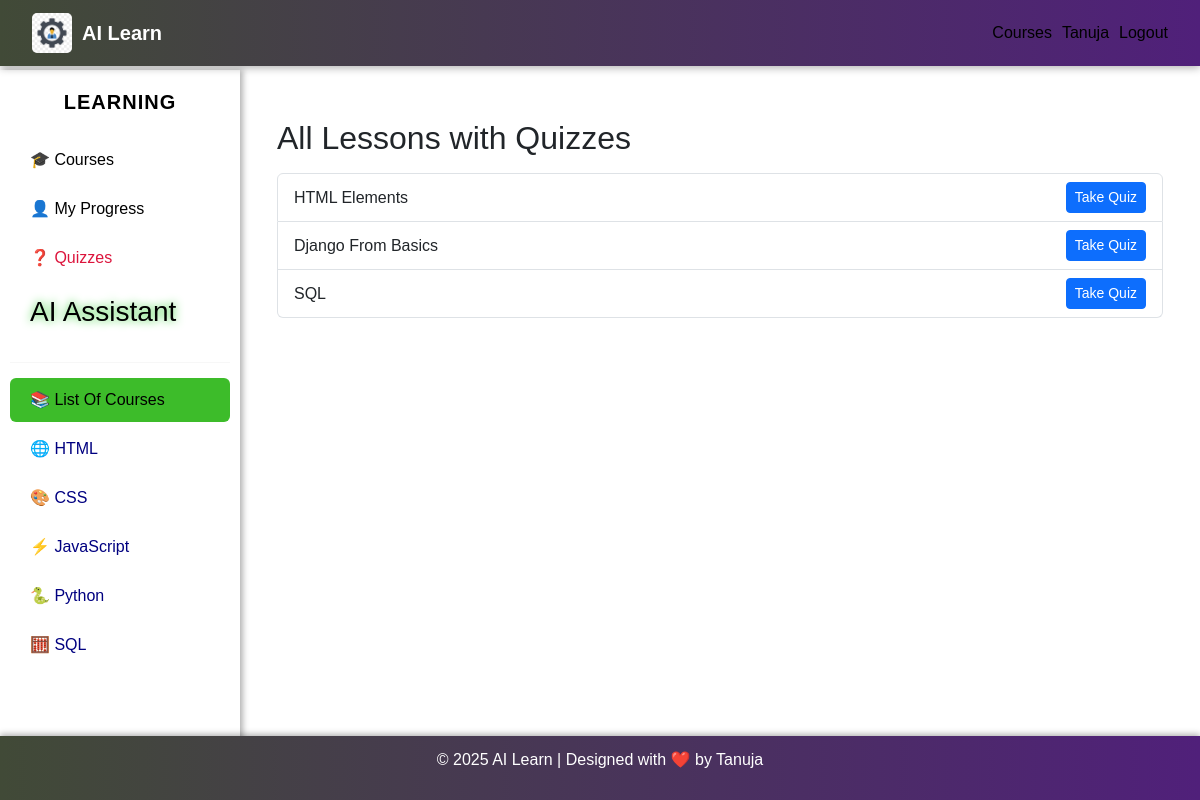
The app's page /quiz/ (signed in) with its own data.
### learning/models.py (models this page shows, shortened)
class Lesson(models.Model):
    topic = models.ForeignKey(
        Topic, on_delete=models.CASCADE, related_name='lessons'
    )
    title = models.CharField(max_length=200)
    content = models.TextField(blank=True)
    order = models.IntegerField(default=1)
    code_example = models.TextField(blank=True)
    class Meta:
        ordering = ['order']
        verbose_name = 'Lesson'
        verbose_name_plural = 'Lessons'

### learning/views.py (the view)
# urls.py: path('quiz/', views.quiz_list, name='quiz_list'),  # All available quizzes
@login_required
def quiz_list(request):
    lessons_with_quiz = Lesson.objects.filter(questions__isnull=False).distinct()
    return render(request, 'learning/quiz_list.html', {'lessons': lessons_with_quiz})

### learning/templates/learning/quiz_list.html (shortened to what this page needs)
{% extends 'learning/base.html' %}
{% block content %}
<div class="container mt-4">
    <h2>All Lessons with Quizzes</h2>
    <ul class="list-group mt-3">
        {% for lesson in lessons %}
        <li class="list-group-item d-flex justify-content-between align-items-center">
            {{ lesson.title }}
            <a href="{% url 'learning:quiz_question' lesson.id %}" class="btn btn-primary btn-sm">Take Quiz</a>
        </li>
        {% empty %}
        <li class="list-group-item">No lessons with quizzes available.</li>
        {% endfor %}
    </ul>
</div>
{% endblock %}

### learning/templates/learning/base.html (shortened to what this page needs)
{% load static %}
<!DOCTYPE html>
<html lang="en">
  <head>
    <link
      href="https://cdn.jsdelivr.net/npm/bootstrap@5.3.2/dist/css/bootstrap.min.css"
      rel="stylesheet"
    />
  </head>
  <body>
    <nav class="navbar navbar-dark">
      <div class="container-fluid d-flex align-items-center">
        <a class="navbar-brand d-flex align-items-center" href="/admin/">
          <img
            src="{% static 'images/admin-logo.jpg' %}"
            alt="Admin Panel"
            style="height: 40px; margin-right: 10px; border-radius: 5px"
          />
          <span>AI Learn</span>
        </a>
        <ul class="navbar-nav ms-auto d-flex flex-row">
          {% if user.is_authenticated %}
          <li class="nav-item">
            <a class="nav-link" href="{% url 'learning:course_list' %}"
              >Courses</a
            >
          </li>
          <li class="nav-item">
            <a class="nav-link" href="#">{{ user.username }}</a>
          </li>
          <li class="nav-item">
            <a class="nav-link" href="{% url 'learning:logout' %}">Logout</a>
          </li>
          {% endif %}
        </ul>
      </div>
    </nav>
    <div class="sidebar">
      <h5 style="color: black"><b>LEARNING</b></h5>
      <a
        style="color: black"
        href="{% url 'learning:course_list' %}"
        class="sidebar-link"
        >🎓 Courses</a
      >
      <a
        style="color: black"
        href="{% url 'learning:user_progress' %}"
        class="sidebar-link"
        >👤 My Progress</a
      >
      <a
        style="color: crimson"
        href="{% url 'learning:quiz_list' %}"
        class="sidebar-link"
        >❓ Quizzes</a
      >
      <a
        style="color: black; text-shadow: 0 0 10px #32cd32"
        href="{% url 'learning:ai_assistant' %}"
        class="sidebar-link"
        ><h3>AI Assistant</h3></a
      >
      <hr style="border-color: #ddd; margin: 15px 10px" />
      <a
        style="color: black"
        href="#"
        class="sidebar-link active"
        onclick="showContent('courses')"
        >📚 List Of Courses</a
      >
      <a
        style="color: hsl(240, 100%, 25%)"
        href="#"
        class="sidebar-link"
        onclick="showContent('html')"
        >🌐 HTML</a
      >
      <a
        style="color: hsl(240, 100%, 25%)"
        href="#"
        class="sidebar-link"
        onclick="showContent('css')"
        >🎨 CSS</a
      >
      <a
        style="color: hsl(240, 100%, 25%)"
        href="#"
        class="sidebar-link"
        onclick="showContent('js')"
        >⚡ JavaScript</a
      >
      <a
        style="color: hsl(240, 100%, 25%)"
        href="#"
        class="sidebar-link"
        onclick="showContent('python')"
        >🐍 Python</a
      >
      <a
        style="color: hsl(240, 100%, 25%)"
        href="#"
        class="sidebar-link"
        onclick="showContent('sql')"
        >🧮 SQL</a
      >
    </div>
    <div class="content" id="content-area">
      {% block content %}{% endblock %}
    </div>
    <footer>
      <p>© 2025 AI Learn | Designed with ❤️ by Tanuja</p>
    </footer>
  </body>
</html>

### records on screen
Lesson: title "HTML Elements"
Lesson: title "Django From Basics"
Lesson: title "SQL"

### other values on screen
{{ user.username }} "Tanuja"
